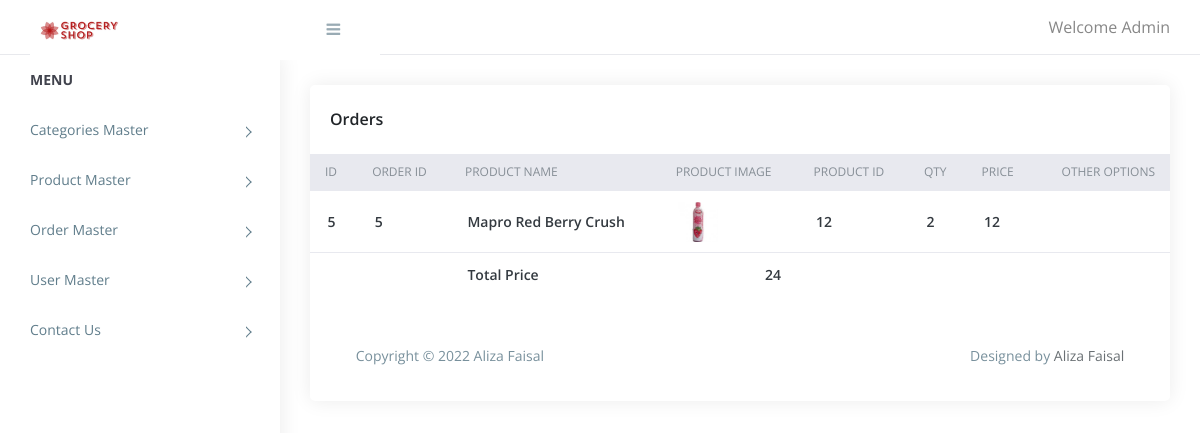
Page /staff/orderDetails.php?id=5 on the committed database.
### tables this page shows
CREATE TABLE IF NOT EXISTS `order_details` (
  `id` int(11) NOT NULL AUTO_INCREMENT,
  `order_id` int(11) NOT NULL,
  `product_id` int(11) NOT NULL,
  `qty` int(11) NOT NULL,
  `price` float NOT NULL,
  PRIMARY KEY (`id`),
  KEY `product_id` (`product_id`),
  KEY `order_id` (`order_id`)
);

CREATE TABLE IF NOT EXISTS `product` (
  `product_id` int(11) NOT NULL AUTO_INCREMENT,
  `category_id` int(11) NOT NULL,
  `product_name` varchar(200) NOT NULL,
  `product_mrp` float NOT NULL,
  `product_price` float NOT NULL,
  `product_qty` int(11) NOT NULL,
  `product_img` varchar(1000) NOT NULL,
  `product_short_desc` varchar(2000) DEFAULT NULL,
  `product_desc` text DEFAULT NULL,
  `product_meta_title` text DEFAULT NULL,
  `product_meta_desc` varchar(2000) DEFAULT NULL,
  `product_meta_keywords` varchar(200) DEFAULT NULL,
  `product_status` tinyint(4) NOT NULL,
  PRIMARY KEY (`product_id`),
  KEY `category_id` (`category_id`)
);

CREATE TABLE IF NOT EXISTS `orders` (
  `id` int(11) NOT NULL AUTO_INCREMENT,
  `user_id` int(11) NOT NULL,
  `address` varchar(250) NOT NULL,
  `city` varchar(250) NOT NULL,
  `zipcode` int(11) NOT NULL,
  `payment_type` varchar(250) NOT NULL,
  `total_price` float DEFAULT NULL,
  `payment_status` varchar(250) NOT NULL,
  `order_status` int(1) NOT NULL,
  `added_on` datetime NOT NULL,
  PRIMARY KEY (`id`),
  KEY `user_id` (`user_id`)
);

### staff/functions.inc.php (called while the page is built, shortened)
<?php
function clean($conn, $str){
    if($str != ''){
        $str = trim($str);
    return mysqli_real_escape_string($conn, $str);
    }
}
?>

### staff/orderDetails.php (the view, shortened to what this page needs)
<?php
include('header.inc.php');
$id = clean($conn,$_GET['id']);
?>
     <div class="content pb-0">
            <div class="orders">
               <div class="row">
                  <div class="col-xl-12">
                     <div class="card">
                        <div class="card-body">
                           <h4 class="box-title"> Orders </h4>
                        </div>
                        <div class="card-body--">
                           <div class="table-stats order-table ov-h">
                              <table class="table ">
                                 <thead>
                                    <tr>
                                       <th>id</th>
                                       <th>order id</th>
                                       <th>product name </th>
                                      <th>  product image</th>
                                       <th> product id </th>
                                       <th> qty</th>
                                       <th> price</th>
                                       <th> other options</th>
                                    </tr>
                                 </thead>
                                 <tbody>
                                 <?php
                                 $sql = "SELECT `order_details`.*, `orders`.total_price , product.product_name, product.product_img FROM `order_details` , product , orders WHERE order_details.order_id = '$id' and orders.id = order_details.order_id and product.product_id = order_details.product_id";
                $res = mysqli_query($conn, $sql)
                or trigger_error("Query Failed! SQL: $sql - Error: ".mysqli_error($conn), E_USER_ERROR);
                while($row = mysqli_fetch_assoc($res)){
                    ?>
                  <tr>
                    <td><?php echo $row['id']?></td>
                    <td><?php echo $row['order_id']?></td>
                    <td><?php echo $row['product_name']?></a></td>
                    <td><img src="<?php echo $row['product_img']?>" alt=""></td>
                    <td><?php echo $row['product_id']?></td>
                    <td><?php echo $row['qty']?></td>
                    <td><?php echo $row['price']?></td>
                    <td>
                    <?php $totalprice =  $row['total_price']; }
                ?>
            </tr>
            <tr>
                <td colspan="2"></td>
                <td>total price</td>
              <td><?php echo $totalprice?></td>
            </tr>
        </table>
<?php
include('footer.inc.php');
?>

### staff/assets/css/style.css (style rules this page uses)
body { display: table; font-family: open sans, sans-serif; font-size: 16px; width: 100% }
h1, h2, h3, h4, h5, h6 { margin: 0 }
img { max-width: 100% }
.pb-0 { padding-bottom: 0 }
.ov-h { overflow: hidden }
.order-table { position: relative }
.order-table:after, .order-table:before { content: ""; position: absolute; top: 0; height: 37px; width: 10px; background: #e8e9ef }
.order-table:after { right: -1px }
.order-table:before { left: -1px }
.order-table tr th { background: #e8e9ef }
.order-table tr td:last-child, .order-table tr th:last-child { text-align: right }
.order-table tr:last-child td { border: none }
.content { float: left; padding: 1.875em; width: 100% }
.card { margin-bottom: 1.875em; border-radius: 5px; padding: 0; border: 0 solid transparent; -webkit-box-shadow: 0 0 20px rgba(0, 0, 0, .08); box-shadow: 0 0 20px rgba(0, 0, 0, .08) }
.card .box-title { font-weight: 600; font-size: 1em; padding: 5px 0 }
.card .card-body { float: left; padding: 1.25em; position: relative; width: 100% }
.card h4 { font-size: 1.1rem }
.table-stats table { font-family: open sans }
.table-stats table th, .table-stats table td { border: none; border-bottom: 1px solid #e8e9ef; color: #868e96; font-size: 12px; font-weight: 400; padding: .75em 1.25em; text-transform: uppercase }
.table-stats table th img, .table-stats table td img { width: 40px; height: 40px; }
.table-stats table td { color: #343a40; font-size: 14px; font-weight: 600; text-transform: capitalize; vertical-align: middle }
@media (max-width:1368px) { .card-body { padding: 15px } }

### rows in the picture
order_details: id "5", order "5", product.product_name "Mapro Red Berry Crush", product.product_img (picture), product "12", qty "2", price "12", order.total_price "24"
